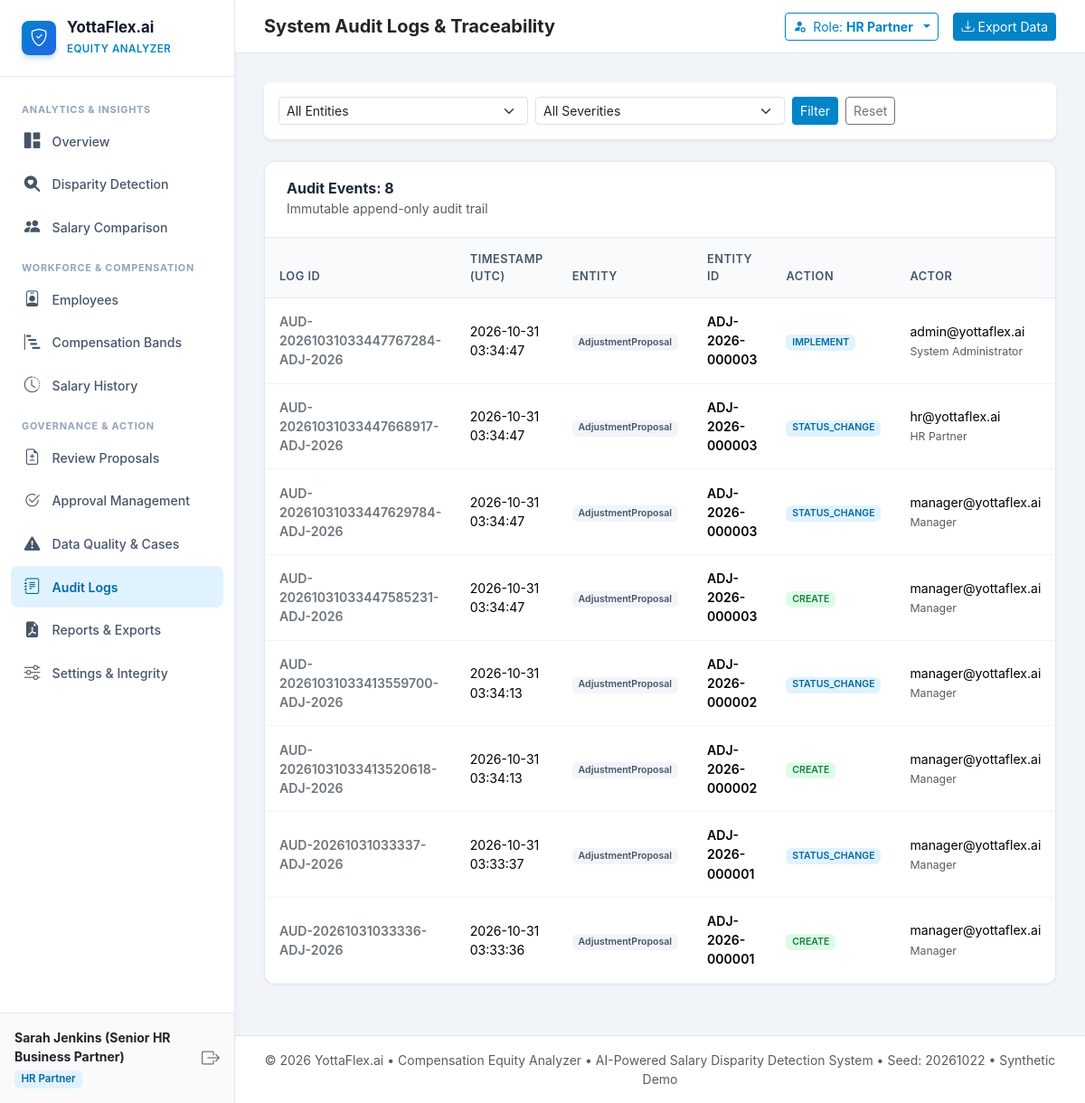
/audit-logs, run on the app's committed database.
### compensation-equity-analyzer/models/supporting.py (models this page shows, shortened)
class User(Base):
    __tablename__ = "users"
    id = Column(String(50), primary_key=True) # e.g., USR-001
    username = Column(String(50), unique=True, nullable=False, index=True)
    email = Column(String(100), unique=True, nullable=False, index=True)
    full_name = Column(String(100), nullable=False)
    role = Column(String(50), nullable=False, index=True) # Employee, Manager, HR Partner, IT/Operations Partner, System Administrator
    employee_id = Column(String(50), ForeignKey("employees.id"), nullable=True)
    password_hash = Column(String(255), nullable=False)
    is_active = Column(Boolean, nullable=False, default=True)
    created_at = Column(DateTime, default=datetime.utcnow, nullable=False)
    employee = relationship("Employee")

class AuditLog(Base):
    __tablename__ = "audit_logs"
    id = Column(String(50), primary_key=True) # e.g., AUD-2026-000001
    entity_name = Column(String(50), nullable=False, index=True) # Employee, SalaryRecord, AdjustmentProposal, etc.
    entity_id = Column(String(100), nullable=False, index=True)
    action = Column(String(50), nullable=False, index=True) # CREATE, UPDATE, DELETE, STATUS_CHANGE, UNAUTHORIZED_MODIFICATION
    actor_id = Column(String(100), nullable=False)
    actor_role = Column(String(50), nullable=False)
    old_values = Column(Text, nullable=True) # JSON serialized
    new_values = Column(Text, nullable=True) # JSON serialized
    ip_address = Column(String(50), nullable=True)
    severity = Column(String(20), nullable=False, default="INFO") # INFO, WARNING, CRITICAL
    created_at = Column(DateTime, default=datetime.utcnow, nullable=False, index=True)

### compensation-equity-analyzer/routes/proposals.py (the view)
@router.get("/audit-logs", response_class=HTMLResponse)
def audit_logs_view(
    request: Request,
    severity: Optional[str] = None,
    entity_name: Optional[str] = None,
    page: int = 1,
    page_size: int = 50,
    db: Session = Depends(get_db)
):
    current_user = get_current_user(request, db)
    query = db.query(AuditLog).order_by(AuditLog.created_at.desc())
    if severity:
        query = query.filter(AuditLog.severity == severity)
    if entity_name:
        query = query.filter(AuditLog.entity_name == entity_name)
    total_count = query.count()
    logs = query.offset((page - 1) * page_size).limit(page_size).all()
    total_pages = max(1, (total_count + page_size - 1) // page_size)
    return templates.TemplateResponse("audit_logs.html", {
        "request": request,
        "current_user": current_user,
        "logs": logs,
        "total_count": total_count,
        "page": page,
        "total_pages": total_pages,
        "severity": severity or "",
        "entity_name": entity_name or ""
    })

### compensation-equity-analyzer/templates/audit_logs.html (shortened to what this page needs)
{% extends "base.html" %}
{% block header_title %}System Audit Logs & Traceability{% endblock %}
{% block content %}
<div class="container-fluid p-0">
  <div class="card border-0 shadow-sm rounded-3 mb-4">
    <div class="card-body p-3">
      <form method="GET" action="/audit-logs" class="row g-2 align-items-center">
        <div class="col-md-4">
          <select name="entity_name" class="form-select form-select-sm">
            <option value="">All Entities</option>
          </select>
        </div>
        <div class="col-md-4">
          <select name="severity" class="form-select form-select-sm">
            <option value="">All Severities</option>
          </select>
        </div>
        <div class="col-md-4 d-flex gap-2">
          <button type="submit" class="btn btn-sm btn-primary">Filter</button>
          <a href="/audit-logs" class="btn btn-sm btn-outline-secondary">Reset</a>
        </div>
      </form>
    </div>
  </div>
  <div class="table-card">
    <div class="table-header">
      <div>
        <h6 class="fw-bold mb-0">Audit Events: {{ total_count }}</h6>
        <span class="text-muted small">Immutable append-only audit trail</span>
      </div>
    </div>
    <div class="table-responsive">
      <table class="table table-hover mb-0">
        <thead>
          <tr>
            <th>Log ID</th>
            <th>Timestamp (UTC)</th>
            <th>Entity</th>
            <th>Entity ID</th>
            <th>Action</th>
            <th>Actor</th>
          </tr>
        </thead>
        <tbody>
          {% for log in logs %}
          <tr>
            <td class="small fw-semibold text-secondary">{{ log.id }}</td>
            <td class="small">{{ log.created_at.strftime('%Y-%m-%d %H:%M:%S') }}</td>
            <td><span class="badge badge-soft-secondary">{{ log.entity_name }}</span></td>
            <td class="fw-semibold">{{ log.entity_id }}</td>
            <td>
              <span class="badge {% if log.action == 'UNAUTHORIZED_MODIFICATION' %}badge-soft-danger{% elif log.action == 'CREATE' %}badge-soft-success{% else %}badge-soft-info{% endif %}">
                {{ log.action }}
              </span>
            </td>
            <td>
              <div>{{ log.actor_id }}</div>
              <small class="text-muted">{{ log.actor_role }}</small>
            </td>
          </tr>
          {% else %}
          <tr>
            <td colspan="8" class="text-center text-muted py-4">No audit logs matching current filter.</td>
          </tr>
          {% endfor %}
        </tbody>
      </table>
    </div>
  </div>
</div>
{% endblock %}

### compensation-equity-analyzer/templates/base.html (shortened to what this page needs)
<!DOCTYPE html>
<html lang="en">
<head>
  <link href="https://cdn.jsdelivr.net/npm/bootstrap@5.3.3/dist/css/bootstrap.min.css" rel="stylesheet">
  <link rel="stylesheet" href="https://cdn.jsdelivr.net/npm/bootstrap-icons@1.11.3/font/bootstrap-icons.min.css">
  <link rel="stylesheet" href="/static/css/styles.css">
</head>
<body>
  <aside class="sidebar">
    <a href="/dashboard" class="sidebar-brand">
      <div class="brand-icon">
        <i class="bi bi-shield-check"></i>
      </div>
      <div class="brand-text">
        <h6>YottaFlex.ai</h6>
        <small>Equity Analyzer</small>
      </div>
    </a>
    <ul class="sidebar-nav">
      <li class="sidebar-heading">Analytics & Insights</li>
      <li class="nav-item">
        <a href="/dashboard" class="nav-link {% if request.url.path == '/dashboard' or request.url.path == '/' %}active{% endif %}">
          <i class="bi bi-grid-1x2-fill"></i>
          <span>Overview</span>
        </a>
      </li>
      <li class="nav-item">
        <a href="/disparity-detection" class="nav-link {% if '/disparity-detection' in request.url.path or '/analysis' in request.url.path %}active{% endif %}">
          <i class="bi bi-search-heart-fill"></i>
          <span>Disparity Detection</span>
        </a>
      </li>
      <li class="nav-item">
        <a href="/salary-comparison" class="nav-link {% if '/salary-comparison' in request.url.path %}active{% endif %}">
          <i class="bi bi-people-fill"></i>
          <span>Salary Comparison</span>
        </a>
      </li>
      <li class="sidebar-heading">Workforce & Compensation</li>
      <li class="nav-item">
        <a href="/employees" class="nav-link {% if '/employees' in request.url.path %}active{% endif %}">
          <i class="bi bi-person-badge"></i>
          <span>Employees</span>
        </a>
      </li>
      <li class="nav-item">
        <a href="/compensation-bands" class="nav-link {% if '/compensation-bands' in request.url.path %}active{% endif %}">
          <i class="bi bi-bar-chart-steps"></i>
          <span>Compensation Bands</span>
        </a>
      </li>
      <li class="nav-item">
        <a href="/salary-history" class="nav-link {% if '/salary-history' in request.url.path %}active{% endif %}">
          <i class="bi bi-clock-history"></i>
          <span>Salary History</span>
        </a>
      </li>
      <li class="sidebar-heading">Governance & Action</li>
      <li class="nav-item">
        <a href="/proposals" class="nav-link {% if '/proposals' in request.url.path %}active{% endif %}">
          <i class="bi bi-file-earmark-diff"></i>
          <span>Review Proposals</span>
        </a>
      </li>
      <li class="nav-item">
        <a href="/approvals" class="nav-link {% if '/approvals' in request.url.path %}active{% endif %}">
          <i class="bi bi-check2-circle"></i>
          <span>Approval Management</span>
        </a>
      </li>
      <li class="nav-item">
        <a href="/data-quality" class="nav-link {% if '/data-quality' in request.url.path %}active{% endif %}">
          <i class="bi bi-exclamation-triangle-fill"></i>
          <span>Data Quality & Cases</span>
        </a>
      </li>
      <li class="nav-item">
        <a href="/audit-logs" class="nav-link {% if '/audit-logs' in request.url.path %}active{% endif %}">
          <i class="bi bi-journal-text"></i>
          <span>Audit Logs</span>
        </a>
      </li>
      <li class="nav-item">
        <a href="/reports" class="nav-link {% if '/reports' in request.url.path %}active{% endif %}">
          <i class="bi bi-file-earmark-pdf-fill"></i>
          <span>Reports & Exports</span>
        </a>
      </li>
      <li class="nav-item">
        <a href="/settings" class="nav-link {% if '/settings' in request.url.path %}active{% endif %}">
          <i class="bi bi-sliders"></i>
          <span>Settings & Integrity</span>
        </a>
      </li>
    </ul>
    <div class="sidebar-footer">
      <div class="d-flex align-items-center justify-content-between">
        <div>
          <div class="fw-bold small text-dark">{{ current_user.full_name if current_user else 'Demo Reviewer' }}</div>
          <span class="badge badge-soft-info" style="font-size: 0.72rem;">{{ current_user.role if current_user else 'HR Partner' }}</span>
        </div>
        <a href="/login" class="text-secondary" title="Logout"><i class="bi bi-box-arrow-right fs-5"></i></a>
      </div>
    </div>
  </aside>
  <div class="main-wrapper">
    <header class="top-navbar">
      <div class="d-flex align-items-center gap-3">
        <span class="fw-bold text-dark fs-5">{% block header_title %}Overview Dashboard{% endblock %}</span>
      </div>
      <div class="d-flex align-items-center gap-3">
        <div class="dropdown">
          <button class="btn btn-sm btn-outline-primary dropdown-toggle d-flex align-items-center gap-2" type="button" data-bs-toggle="dropdown">
            <i class="bi bi-person-fill-gear"></i>
            <span>Role: <strong>{{ current_user.role if current_user else 'HR Partner' }}</strong></span>
          </button>
        </div>
        <a href="/reports" class="btn btn-sm btn-primary d-none d-md-inline-flex align-items-center gap-1">
          <i class="bi bi-download"></i> Export Data
        </a>
      </div>
    </header>
    <main class="content-body">
      {% block content %}{% endblock %}
    </main>
    <footer class="py-3 px-4 bg-white border-top text-center text-muted small">
      &copy; 2026 YottaFlex.ai &bull; Compensation Equity Analyzer &bull; AI-Powered Salary Disparity Detection System &bull; Seed: 20261022 &bull; Synthetic Demo
    </footer>
  </div>
</body>
</html>

### compensation-equity-analyzer/static/css/styles.css (style rules this page uses)
:root { --primary: #0284c7; --primary-dark: #0369a1; --primary-light: #e0f2fe; --primary-subtle: #f0f9ff; --secondary: #475569; --accent: #2563eb; --success: #10b981; --warning: #f59e0b; --danger: #ef4444; --dark: #0f172a; --light: #f8fafc; --card-bg: #ffffff; --border-color: #e2e8f0; --sidebar-width: 260px; --transition-speed: 0.2s; }
body { font-family: -apple-system, BlinkMacSystemFont, "Segoe UI", Roboto, "Helvetica Neue", Arial, sans-serif; background-color: #f1f5f9; color: #1e293b; margin: 0; padding: 0; overflow-x: hidden; }
.sidebar { position: fixed; top: 0; bottom: 0; left: 0; width: var(--sidebar-width); background: #ffffff; border-right: 1px solid var(--border-color); z-index: 1000; display: flex; flex-direction: column; transition: all var(--transition-speed) ease; box-shadow: 2px 0 10px rgba(0, 0, 0, 0.02); }
.sidebar-brand { padding: 1.25rem 1.5rem; border-bottom: 1px solid var(--border-color); display: flex; align-items: center; gap: 0.75rem; text-decoration: none; }
.brand-icon { width: 38px; height: 38px; background: linear-gradient(135deg, #0284c7, #2563eb); color: white; border-radius: 8px; display: flex; align-items: center; justify-content: center; font-weight: 700; font-size: 1.2rem; box-shadow: 0 4px 6px -1px rgba(2, 132, 199, 0.3); }
.brand-text h6 { margin: 0; font-weight: 700; color: var(--dark); font-size: 1.05rem; }
.brand-text small { font-size: 0.72rem; color: var(--primary); font-weight: 600; letter-spacing: 0.5px; text-transform: uppercase; }
.sidebar-nav { list-style: none; padding: 1rem 0.75rem; margin: 0; overflow-y: auto; flex-grow: 1; }
.sidebar-heading { font-size: 0.68rem; font-weight: 700; color: #94a3b8; text-transform: uppercase; letter-spacing: 0.75px; padding: 0.75rem 0.75rem 0.25rem 0.75rem; }
.nav-item { margin-bottom: 2px; }
.nav-link { display: flex; align-items: center; gap: 0.75rem; padding: 0.6rem 0.85rem; border-radius: 8px; color: #475569; font-size: 0.88rem; font-weight: 500; text-decoration: none; transition: all var(--transition-speed) ease; }
.nav-link.active { background-color: var(--primary-light); color: var(--primary-dark); font-weight: 600; }
.nav-link i { font-size: 1.1rem; width: 20px; text-align: center; }
.sidebar-footer { padding: 1rem; border-top: 1px solid var(--border-color); background: #fafafa; }
.main-wrapper { margin-left: var(--sidebar-width); min-height: 100vh; display: flex; flex-direction: column; }
.top-navbar { background: #ffffff; border-bottom: 1px solid var(--border-color); padding: 0.85rem 2rem; display: flex; align-items: center; justify-content: space-between; position: sticky; top: 0; z-index: 999; }
.content-body { padding: 2rem; flex-grow: 1; }
.table-card { background: #ffffff; border: 1px solid var(--border-color); border-radius: 12px; box-shadow: 0 1px 3px rgba(0, 0, 0, 0.05); overflow: hidden; margin-bottom: 1.5rem; }
.table-header { padding: 1.25rem 1.5rem; border-bottom: 1px solid var(--border-color); display: flex; align-items: center; justify-content: space-between; flex-wrap: wrap; gap: 1rem; }
.table thead th { background-color: #f8fafc; color: #475569; font-weight: 600; font-size: 0.8rem; text-transform: uppercase; letter-spacing: 0.5px; border-bottom: 1px solid var(--border-color); padding: 0.85rem 1rem; }
.table tbody td { padding: 0.95rem 1rem; vertical-align: middle; font-size: 0.88rem; border-bottom: 1px solid #f1f5f9; }
.badge-soft-success { background-color: #dcfce7; color: #15803d; font-weight: 600; }
.badge-soft-info { background-color: var(--primary-light); color: var(--primary-dark); font-weight: 600; }
.badge-soft-secondary { background-color: #f1f5f9; color: #475569; font-weight: 600; }
.btn-primary { background-color: var(--primary); border-color: var(--primary); box-shadow: 0 1px 2px rgba(2, 132, 199, 0.2); }
.btn-outline-primary { color: var(--primary); border-color: var(--primary); }

### data on the page
User: full_name "Sarah Jenkins (Senior HR Business Partner)", role "HR Partner"
AuditLog: id "AUD-20261031033447767284-ADJ-2026", created_at "2026-10-31 03:34:47", entity_name "AdjustmentProposal", entity_id "ADJ-2026-000003", action "IMPLEMENT", actor_id "admin@yottaflex.ai", actor_role "System Administrator"
AuditLog: id "AUD-20261031033447668917-ADJ-2026", created_at "2026-10-31 03:34:47", entity_name "AdjustmentProposal", entity_id "ADJ-2026-000003", action "STATUS_CHANGE", actor_id "hr@yottaflex.ai", actor_role "HR Partner"
AuditLog: id "AUD-20261031033447629784-ADJ-2026", created_at "2026-10-31 03:34:47", entity_name "AdjustmentProposal", entity_id "ADJ-2026-000003", action "STATUS_CHANGE", actor_id "manager@yottaflex.ai", actor_role "Manager"
AuditLog: id "AUD-20261031033447585231-ADJ-2026", created_at "2026-10-31 03:34:47", entity_name "AdjustmentProposal", entity_id "ADJ-2026-000003", action "CREATE", actor_id "manager@yottaflex.ai", actor_role "Manager"
AuditLog: id "AUD-20261031033413559700-ADJ-2026", created_at "2026-10-31 03:34:13", entity_name "AdjustmentProposal", entity_id "ADJ-2026-000002", action "STATUS_CHANGE", actor_id "manager@yottaflex.ai", actor_role "Manager"
AuditLog: id "AUD-20261031033413520618-ADJ-2026", created_at "2026-10-31 03:34:13", entity_name "AdjustmentProposal", entity_id "ADJ-2026-000002", action "CREATE", actor_id "manager@yottaflex.ai", actor_role "Manager"
AuditLog: id "AUD-20261031033337-ADJ-2026", created_at "2026-10-31 03:33:37", entity_name "AdjustmentProposal", entity_id "ADJ-2026-000001", action "STATUS_CHANGE", actor_id "manager@yottaflex.ai", actor_role "Manager"
AuditLog: id "AUD-20261031033336-ADJ-2026", created_at "2026-10-31 03:33:36", entity_name "AdjustmentProposal", entity_id "ADJ-2026-000001", action "CREATE", actor_id "manager@yottaflex.ai", actor_role "Manager"

### other printed values
{{ total_count }} "8"
